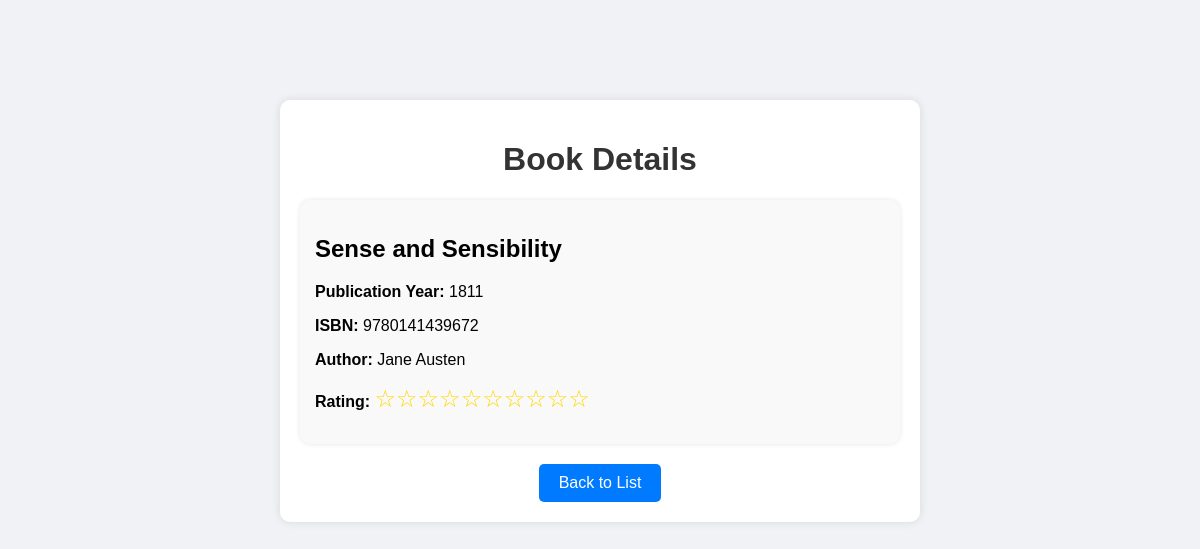
The page /book/4/details on the database its author committed.
### data_models.py (models this page shows, shortened)
class Book(db.Model):
    __tablename__ = 'books'
    id :Mapped[int] = mapped_column( autoincrement=True, primary_key=True)
    isbn: Mapped[str] = mapped_column( unique=True)
    title: Mapped[str]
    publication_year: Mapped[int]
    rating : Mapped[int] = mapped_column(default=0)
    author_id :Mapped[int] = mapped_column(ForeignKey('authors.id'))
    author: Mapped["Author"] = relationship(back_populates="books")

class Author(db.Model):
    __tablename__ = 'authors'
    id:Mapped[int] = mapped_column(autoincrement=True, primary_key=True)
    name: Mapped[str]
    birth_date: Mapped[datetime.date] = mapped_column(nullable=True)
    death_date: Mapped[datetime.date] = mapped_column(nullable=True)
    books: Mapped[List["Book"]] = relationship(back_populates="author")

### app.py (the view)
@app.route("/book/<int:book_id>/details", methods=["get"])
def book_details(book_id):
    book=db.session.query(Book) \
        .filter(Book.id == book_id) \
        .one()
    empty_star="☆"
    star="★"
    book_rating = f"{book.rating*star}{(10-book.rating)*empty_star}"
    return render_template("book_details.html", book=book, book_rating=book_rating)

### templates/book_details.html (shortened to what this page needs)
<!DOCTYPE html>
<html lang="en">
<head>
     <link rel="stylesheet" href="{{ url_for('static', filename='css/styles.css') }}">
</head>
<body>
    <div class="container">
        <h1>Book Details</h1>
        <div class="book-info">
            <h2 id="book-title">{{book.title}}</h2>
            <p><strong>Publication Year:</strong> <span id="book-year">{{book.publication_year}}</span></p>
            <p><strong>ISBN:</strong> <span id="book-isbn">{{book.isbn}}</span></p>
            <p><strong>Author:</strong> <span id="book-author">{{book.author.name}}</span></p>
            <p><strong>Rating:</strong> <span class="stars">{{book_rating}}</span></p>
        </div>
        <a href="{{ url_for('home') }}"  class="back-btn">Back to List</a>
    </div>
</body>
</html>

### static/css/styles.css (style rules this page uses)
body { font-family: 'Poppins', sans-serif; margin: 0; padding: 0; background-color: #f0f2f5; display: flex; justify-content: center; align-items: center; }
.container { margin-top: 100px; margin-bottom: 100px; width: 80%; max-width: 600px; background: white; padding: 20px; border-radius: 10px; box-shadow: 0 0 10px rgba(0, 0, 0, 0.1); text-align: center; }
h1 { color: #333; }
.book-info { text-align: left; padding: 15px; background: #f9f9f9; border-radius: 10px; box-shadow: 0 0 5px rgba(0, 0, 0, 0.1); }
.stars { font-size: 24px; color: gold; }
.back-btn { display: inline-block; margin-top: 20px; padding: 10px 20px; background: #007bff; color: white; text-decoration: none; border-radius: 5px; transition: 0.3s; }

### rows shown on the page
Book: title "Sense and Sensibility", publication_year "1811", isbn "9780141439672"
Author: author.name "Jane Austen"

### other values the page prints
{{ book_rating }} "☆☆☆☆☆☆☆☆☆☆"
